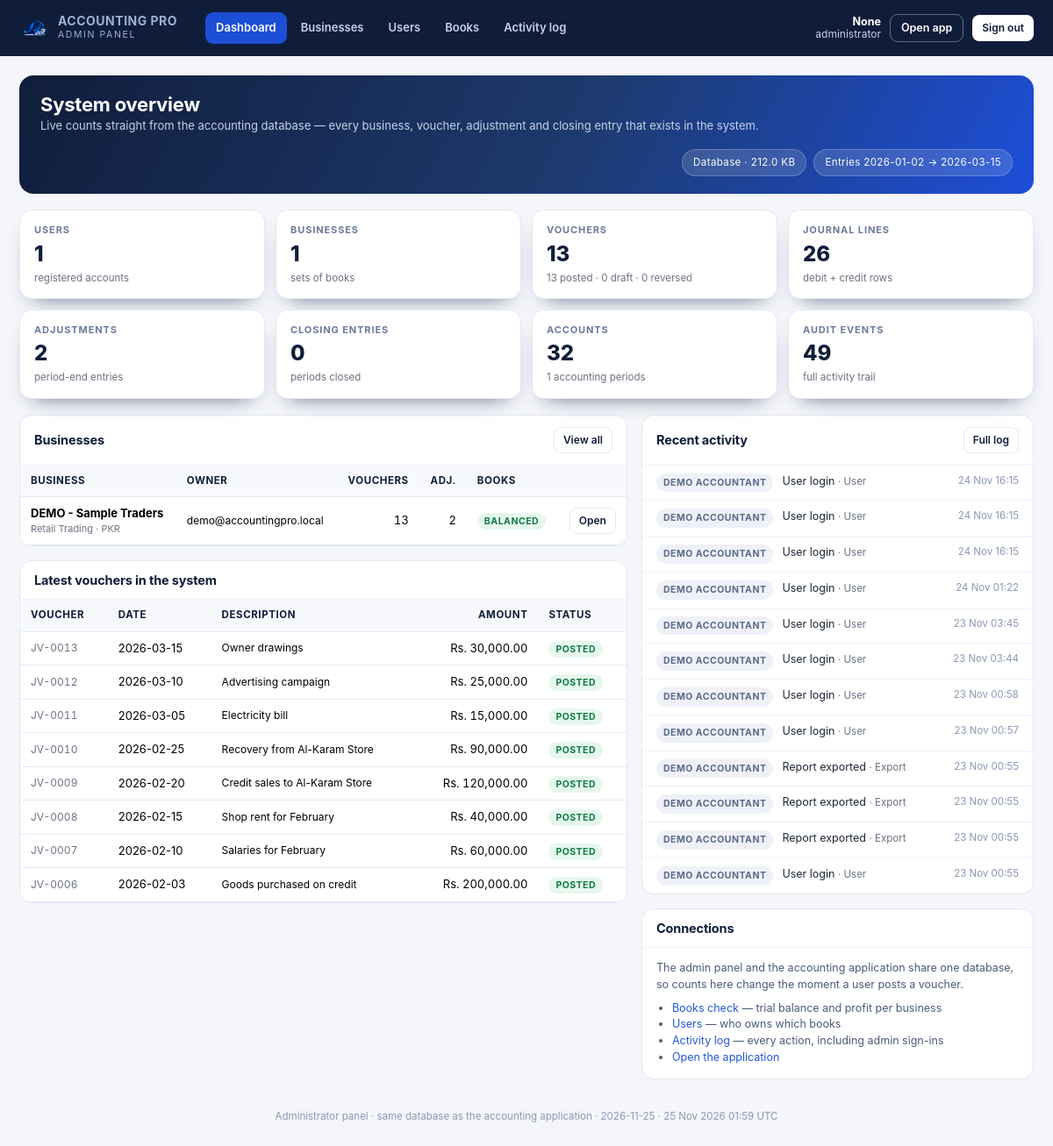
The app's page /admin (signed in), older data.
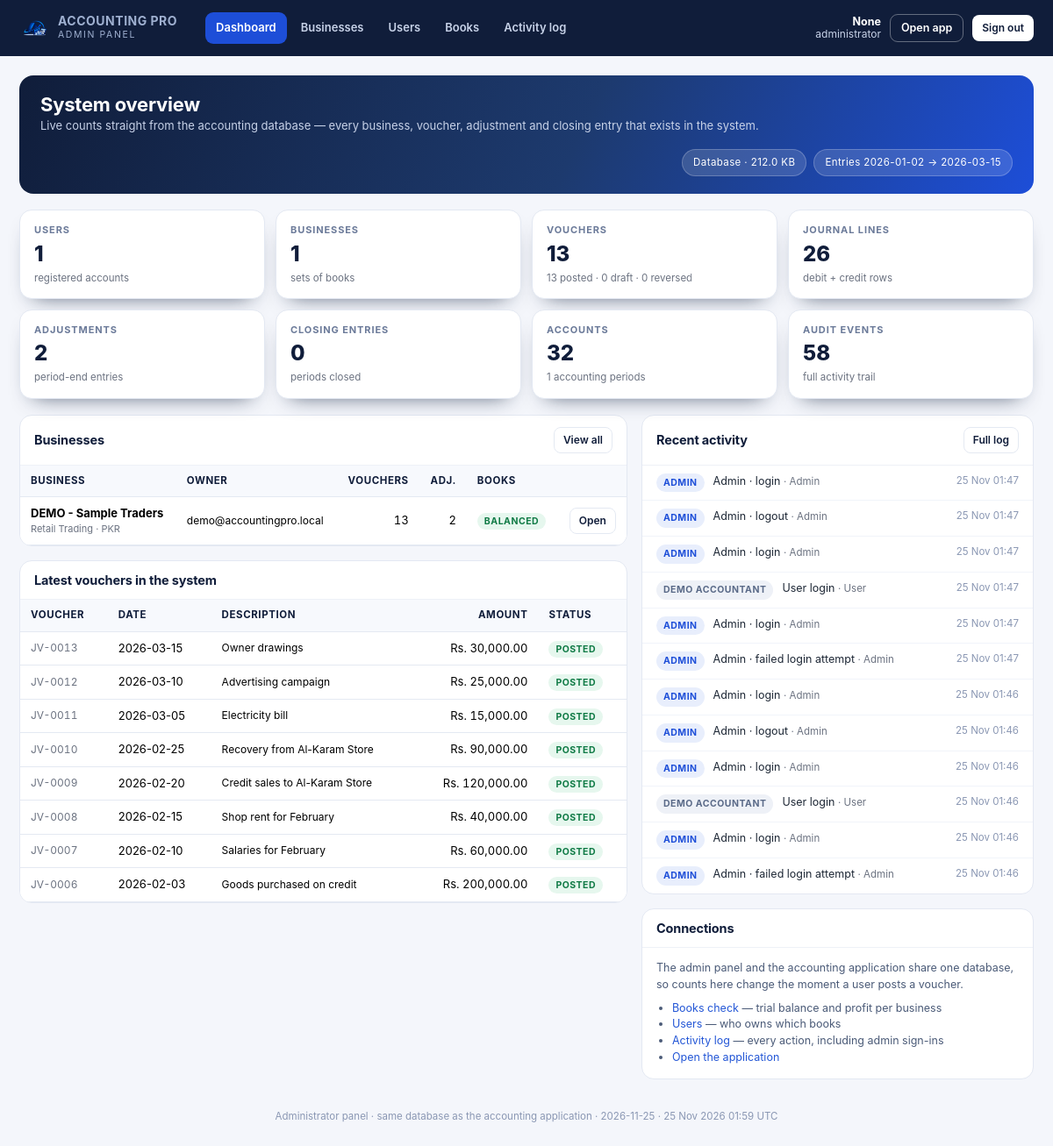
The same page, newer data.
### models.py (models this page shows, shortened)
class Business(db.Model):
    __tablename__ = "businesses"
    id = db.Column(Integer, primary_key=True)
    user_id = db.Column(Integer, ForeignKey("users.id", ondelete="CASCADE"),
                        nullable=False, index=True)
    name = db.Column(String(190), nullable=False)
    logo = db.Column(String(255))
    owner_name = db.Column(String(150))
    address = db.Column(Text)
    phone = db.Column(String(50))
    email = db.Column(String(190))
    business_type = db.Column(String(100))
    currency = db.Column(String(8), default="PKR", nullable=False)
    fy_start = db.Column(Date, default=lambda: date(2026, 1, 1), nullable=False)
    fy_end = db.Column(Date, default=lambda: date(2026, 3, 31), nullable=False)
    accounting_method = db.Column(String(20), default="Accrual", nullable=False)
    description = db.Column(Text)
    created_at = db.Column(DateTime, default=datetime.utcnow, nullable=False)
    updated_at = db.Column(DateTime, default=datetime.utcnow, onupdate=datetime.utcnow)
    user = relationship("User", back_populates="businesses")
    periods = relationship("AccountingPeriod", back_populates="business",
                           cascade="all, delete-orphan")
    accounts = relationship("Account", back_populates="business",
                            cascade="all, delete-orphan")
    def active_period(self):
        for p in self.periods:
            if p.is_active:
                return p
        return self.periods[0] if self.periods else None

class User(db.Model):
    __tablename__ = "users"
    id = db.Column(Integer, primary_key=True)
    name = db.Column(String(120), nullable=False)
    email = db.Column(String(190), nullable=False, unique=True, index=True)
    password_hash = db.Column(String(255), nullable=False)
    is_active = db.Column(Boolean, default=True, nullable=False)
    reset_token = db.Column(String(120), index=True)
    reset_expires = db.Column(DateTime)
    last_login = db.Column(DateTime)
    created_at = db.Column(DateTime, default=datetime.utcnow, nullable=False)
    businesses = relationship("Business", back_populates="user",
                              cascade="all, delete-orphan")
    settings = relationship("UserSettings", back_populates="user", uselist=False,
                            cascade="all, delete-orphan")

class JournalEntry(db.Model):
    __tablename__ = "journal_entries"
    __table_args__ = (
        UniqueConstraint("business_id", "voucher_no", name="uq_voucher_no"),
        Index("ix_entry_business_date", "business_id", "entry_date"),
    )
    id = db.Column(Integer, primary_key=True)
    business_id = db.Column(Integer, ForeignKey("businesses.id", ondelete="CASCADE"),
                            nullable=False, index=True)
    period_id = db.Column(Integer, ForeignKey("accounting_periods.id", ondelete="SET NULL"))
    voucher_no = db.Column(String(40), nullable=False)
    entry_date = db.Column(Date, nullable=False)
    entry_type = db.Column(String(40), default="General Journal", nullable=False)
    description = db.Column(String(255))
    narration = db.Column(Text)
    reference = db.Column(String(80))
    attachment = db.Column(String(255))
    status = db.Column(String(20), default="draft", nullable=False, index=True)
    reversal_of_id = db.Column(Integer, ForeignKey("journal_entries.id", ondelete="SET NULL"))
    total_debit = db.Column(Money, default=ZERO, nullable=False)
    total_credit = db.Column(Money, default=ZERO, nullable=False)
    created_by = db.Column(Integer, ForeignKey("users.id", ondelete="SET NULL"))
    created_at = db.Column(DateTime, default=datetime.utcnow, nullable=False)
    posted_at = db.Column(DateTime)
    lines = relationship("JournalLine", back_populates="entry",
                         cascade="all, delete-orphan", order_by="JournalLine.id")
    reversal_of = relationship("JournalEntry", remote_side=[id], foreign_keys=[reversal_of_id])

class AuditLog(db.Model):
    __tablename__ = "audit_logs"
    __table_args__ = (Index("ix_audit_user_time", "user_id", "created_at"),)
    id = db.Column(Integer, primary_key=True)
    user_id = db.Column(Integer, ForeignKey("users.id", ondelete="SET NULL"))
    business_id = db.Column(Integer, ForeignKey("businesses.id", ondelete="SET NULL"))
    action = db.Column(String(60), nullable=False)
    record_type = db.Column(String(60))
    record_id = db.Column(Integer)
    previous_values = db.Column(Text)
    new_values = db.Column(Text)
    ip_address = db.Column(String(60))
    created_at = db.Column(DateTime, default=datetime.utcnow, nullable=False, index=True)

### admin_panel.py (the view)
    @app.route("/admin")
    @admin_required
    def admin_dashboard():
        stats = _overview()
        rows = _business_rows()
        for row in rows:
            row["books"] = _check_books(row["business"].id)
        recent_events = (AuditLog.query.order_by(AuditLog.created_at.desc())
                         .limit(12).all())
        recent_vouchers = (JournalEntry.query.order_by(JournalEntry.created_at.desc())
                           .limit(8).all())
        owners = {u.id: u for u in User.query.all()}
        return render_template("admin/dashboard.html", stats=stats, rows=rows,
                               recent_events=recent_events,
                               recent_vouchers=recent_vouchers, owners=owners,
                               db_size=_db_size(),
                               now=datetime.utcnow(),
                               today=date.today())

### accounting/ledger.py (called while the page is built)
def all_lines(business_id, start=None, end=None, account_id=None,
              include_adjustments=False, include_closing=False):
    rows = posted_journal_lines(business_id, start, end, account_id)
    if include_adjustments:
        rows += posted_adjustment_lines(business_id, start, end, account_id)
    if include_closing:
        rows += posted_closing_lines(business_id, start, end, account_id)
    rows.sort(key=lambda r: (r["date"], r["voucher_no"]))
    return rows

### accounting/trial_balance.py (called while the page is built)
def _row(account, debit, credit):
    return {
        "account_id": account.id,
        "code": account.code,
        "name": account.name,
        "category": account.category,
        "subcategory": account.subcategory,
        "subcategory_label": account.subcategory_label,
        "normal_balance": account.normal_balance,
        "debit": money(debit),
        "credit": money(credit),
    }

### admin_panel.py (called while the page is built)
def admin_required(view):
    @wraps(view)
    def wrapped(*args, **kwargs):
        if not session.get("admin_ok"):
            return redirect(url_for("admin_login", next=request.path))
        return view(*args, **kwargs)
    return wrapped

### templates/admin/dashboard.html (shortened to what the changed rows need)
{% extends 'admin/base.html' %}
{% block content %}
<div class="adm-hero">
  <div>
    <h1>System overview</h1>
  </div>
</div>
<div class="kpi-grid">
  <div class="kpi"><span>Audit events</span><strong>{{ stats.events }}</strong><small>full activity trail</small></div>
</div>
<div class="adm-grid">
  <div>
    <section class="adm-card">
      <div class="body flush">
        <div class="table-wrap">
          <table class="table align-middle mb-0">
            <thead><tr><th>Business</th><th>Owner</th><th class="text-end">Vouchers</th>
              <th class="text-end">Adj.</th><th>Books</th><th></th></tr></thead>
            <tbody>
            {% for r in rows[:8] %}
              <tr>
                <td><strong>{{ r.business.name }}</strong>
                  <div class="hint" style="font-size:11px">{{ r.business.business_type or '—' }} · {{ r.business.currency }}</div></td>
                <td class="hint" style="font-size:12px">{{ r.owner.email if r.owner else '—' }}</td>
                <td class="num">{{ r.vouchers }}</td>
                <td class="num">{{ r.adjustments }}</td>
                <td>
                  {% if r.books and r.books.balanced %}<span class="adm-tag ok">Balanced</span>
                  {% elif r.books %}<span class="adm-tag bad">Difference</span>
                  {% else %}<span class="adm-tag muted">—</span>{% endif %}
                </td>
                <td class="text-end"><a class="btn btn-sm btn-ghost"
                   href="{{ url_for('admin_business_detail', business_id=r.business.id) }}">Open</a></td>
              </tr>
            {% else %}
              <tr><td colspan="6" class="hint">No businesses have been created yet.</td></tr>
            {% endfor %}
            </tbody>
          </table>
        </div>
      </div>
    </section>
    <section class="adm-card">
      <div class="body flush">
        <div class="table-wrap">
          <table class="table align-middle mb-0">
            <thead><tr><th>Voucher</th><th>Date</th><th>Description</th>
              <th class="text-end">Amount</th><th>Status</th></tr></thead>
            <tbody>
            {% for v in recent_vouchers %}
              <tr>
                <td class="code">{{ v.voucher_no }}</td>
                <td>{{ v.entry_date }}</td>
                <td class="hint" style="font-size:12px">{{ (v.description or v.entry_type)|truncate(46) }}</td>
                <td class="num">{{ v.total_debit|rs }}</td>
                <td><span class="adm-tag {{ 'ok' if v.status == 'posted' else ('info' if v.status == 'draft' else 'muted') }}">{{ v.status }}</span></td>
              </tr>
            {% else %}
              <tr><td colspan="5" class="hint">No vouchers yet.</td></tr>
            {% endfor %}
            </tbody>
          </table>
        </div>
      </div>
    </section>
  </div>
  <div>
    <section class="adm-card">
      <div class="body flush">
        <ul class="adm-list">
          {% for e in recent_events %}
            {% set ev_user = owners.get(e.user_id) %}
            <li>
              <span class="adm-tag {{ 'info' if e.action.startswith('Admin') else 'muted' }}">
                {{ 'admin' if e.action.startswith('Admin') else (ev_user.name if ev_user else 'system') }}</span>
              <span>{{ e.action }}
                {% if e.record_type %}<span class="hint">· {{ e.record_type }}</span>{% endif %}</span>
              <span class="when">{{ e.created_at.strftime('%d %b %H:%M') }}</span>
            </li>
          {% else %}
            <li class="hint">No activity recorded yet.</li>
          {% endfor %}
        </ul>
      </div>
    </section>
  </div>
</div>
{% endblock %}

Row changes from the older to the newer data that the page shows:
removed AuditLog: action.name "DEMO ACCOUNTANT", action "User login", record_type "User", created_at "24 Nov 16:15"
removed AuditLog: action.name "DEMO ACCOUNTANT", action "User login", record_type "User", created_at "24 Nov 16:15"
no longer on this page (row unchanged): AuditLog: action.name "DEMO ACCOUNTANT", action "User login", record_type "User", created_at "24 Nov 01:22"
no longer on this page (row unchanged): AuditLog: action.name "DEMO ACCOUNTANT", action "User login", record_type "User", created_at "23 Nov 03:45"
no longer on this page (row unchanged): AuditLog: action.name "DEMO ACCOUNTANT", action "User login", record_type "User", created_at "23 Nov 03:44"
no longer on this page (row unchanged): AuditLog: action.name "DEMO ACCOUNTANT", action "User login", record_type "User", created_at "23 Nov 00:58"
no longer on this page (row unchanged): AuditLog: action.name "DEMO ACCOUNTANT", action "User login", record_type "User", created_at "23 Nov 00:57"
no longer on this page (row unchanged): AuditLog: action.name "DEMO ACCOUNTANT", action "Report exported", record_type "Export", created_at "23 Nov 00:55"
no longer on this page (row unchanged): AuditLog: action.name "DEMO ACCOUNTANT", action "Report exported", record_type "Export", created_at "23 Nov 00:55"
no longer on this page (row unchanged): AuditLog: action.name "DEMO ACCOUNTANT", action "Report exported", record_type "Export", created_at "23 Nov 00:55"
no longer on this page (row unchanged): AuditLog: action.name "DEMO ACCOUNTANT", action "User login", record_type "User", created_at "23 Nov 00:55"
added AuditLog: action "ADMIN", action "Admin · login", record_type "Admin", created_at "25 Nov 01:47"
added AuditLog: action "ADMIN", action "Admin · logout", record_type "Admin", created_at "25 Nov 01:47"
added AuditLog: action "ADMIN", action "Admin · login", record_type "Admin", created_at "25 Nov 01:47"
added AuditLog: action.name "DEMO ACCOUNTANT", action "User login", record_type "User", created_at "25 Nov 01:47"
added AuditLog: action "ADMIN", action "Admin · login", record_type "Admin", created_at "25 Nov 01:47"
added AuditLog: action "ADMIN", action "Admin · failed login attempt", record_type "Admin", created_at "25 Nov 01:47"
added AuditLog: action "ADMIN", action "Admin · login", record_type "Admin", created_at "25 Nov 01:46"
added AuditLog: action "ADMIN", action "Admin · logout", record_type "Admin", created_at "25 Nov 01:46"
added AuditLog: action "ADMIN", action "Admin · login", record_type "Admin", created_at "25 Nov 01:46"
changed AuditLog (number 10 of 12 on the later page): created_at "24 Nov 16:15" → "25 Nov 01:46"
added AuditLog: action "ADMIN", action "Admin · login", record_type "Admin", created_at "25 Nov 01:46"
added AuditLog: action "ADMIN", action "Admin · failed login attempt", record_type "Admin", created_at "25 Nov 01:46"
Text that changed along with them:
{{ stats.events }}: "49" → "58"
